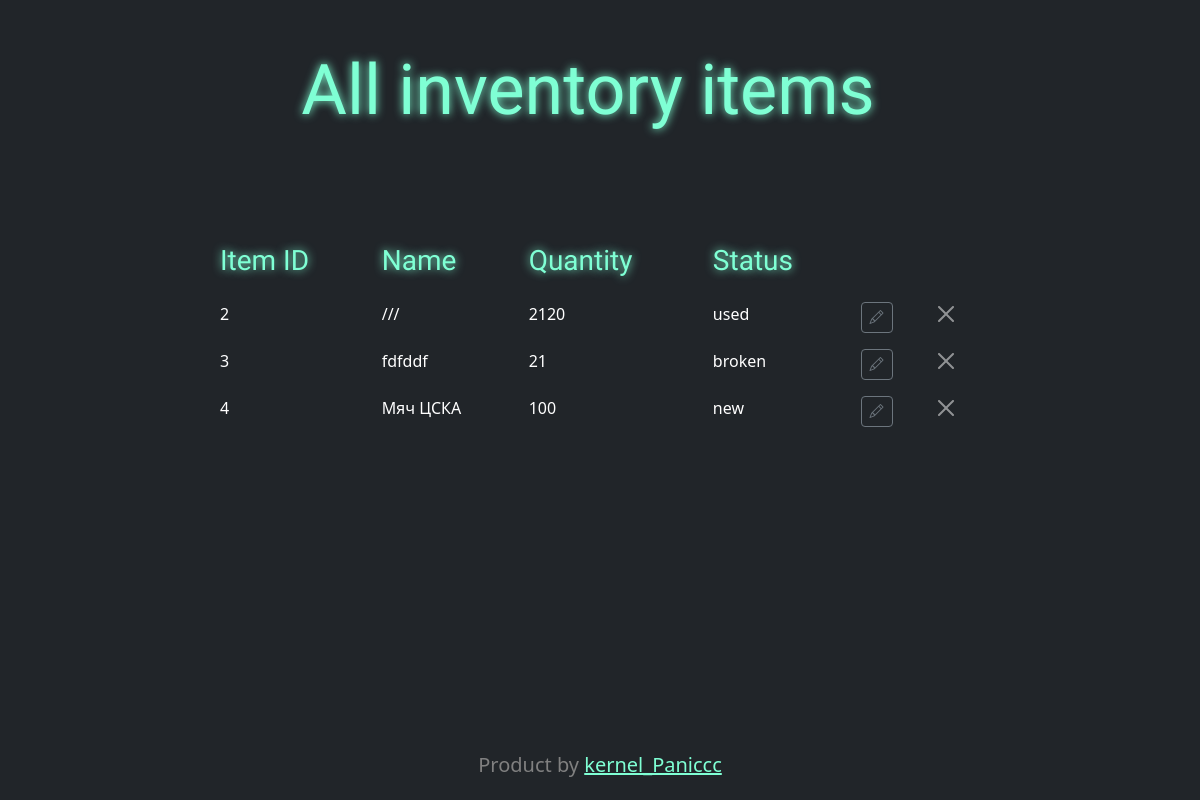
The page /admin/all_item (signed in) on the database as committed earlier.
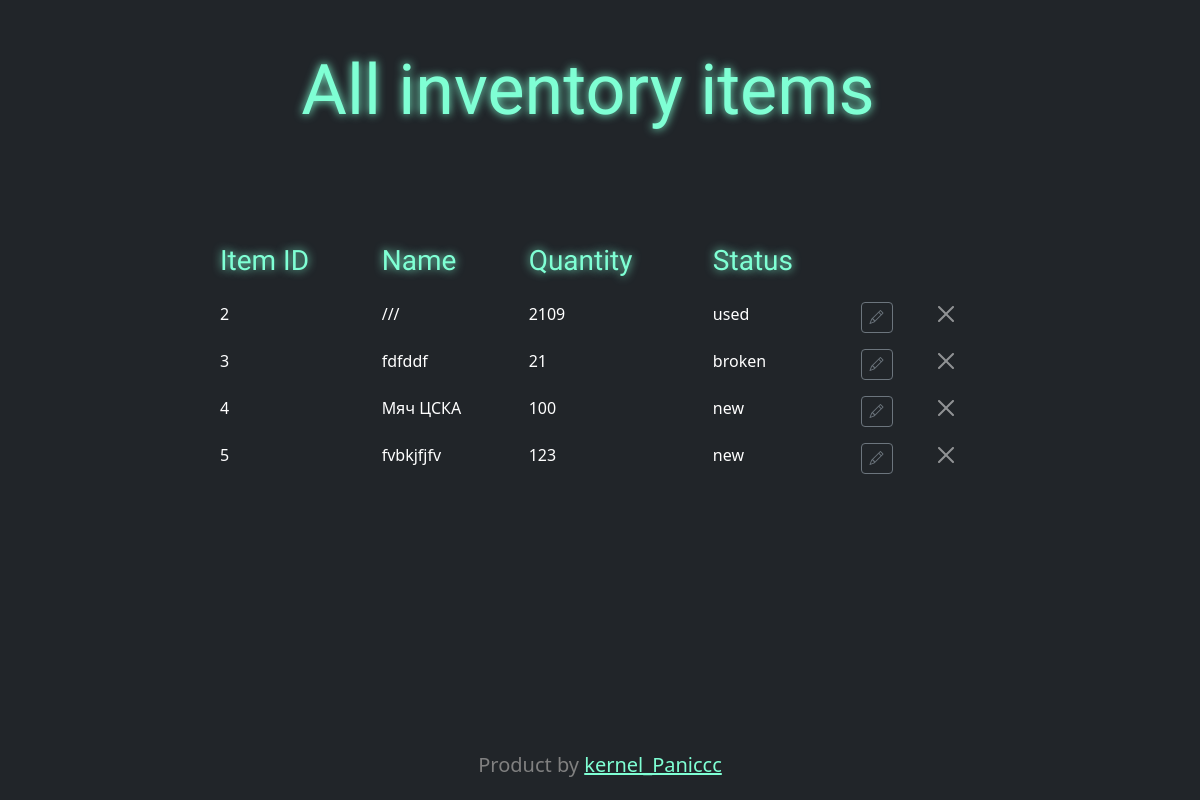
The same page on the database as committed later.
### src/models.py (models this page shows, shortened)
class InventoryItem(db.Model):
    id = db.Column(db.Integer, primary_key=True)
    name = db.Column(db.String(128), nullable=False)
    quantity = db.Column(db.Integer, nullable=False)
    status = db.Column(db.String(50), nullable=False)  # 'new', 'used', 'broken'
    user_id = db.Column(db.Integer, db.ForeignKey('user.id'), default=0)
    user = db.relationship('User', backref='inventory_items')

### src/admin_routers.py (the view)
@app.route('/admin/all_item', methods=['GET', 'POST'])
@login_required
@admin_required
def all_inventory_item():
    items = InventoryItem.query.all()
    return render_template('all_items.html', items=items)

### src/models.py (called while the page is built)
def admin_required(f):
    @wraps(f)
    def decorated_function(*args, **kwargs):
        if not current_user.is_admin():
            flash("У вас нет доступа к этой странице.", category='error')
            return redirect('/')
        return f(*args, **kwargs)
    return decorated_function

@manager.user_loader
def load_user(user_id):
    return User.query.get(user_id)

    def is_admin(self):
        return self.role == 'admin'

### src/templates/all_items.html (shortened to what this page needs)
{% extends 'base.html' %}
{% block content %}
<div class="container-fluid text-center">
    <div class="row align-items-start">
        <div class="row gy-4">
            <h1 style="font-size: 70px" class="main_text">All inventory items</h1>
        </div>
    </div>
</div>
<div class="container-fluid mt-5">
    <div class="row justify-content-center">
        <div class="col-8">
            <br><br>
            <table class="table table-borderless">
                <thead>
                    <tr>
                        <th class="main_text" style="color: aquamarine" scope="col"><h3>Item ID</h3></th>
                        <th class="main_text" style="color: aquamarine" scope="col"><h3>Name</h3></th>
                        <th class="main_text" style="color: aquamarine" scope="col"><h3>Quantity</h3></th>
                        <th class="main_text" style="color: aquamarine" scope="col"><h3>Status</h3></th>
                    </tr>
                </thead>
                <tbody>
                    {% for item in items %}
                    <tr>
                        <td>{{ item.id }}</td>
                        <td>{{ item.name }}</td>
                        <td>{{ item.quantity }}</td>
                        <td>{{ item.status }}</td>
                        <td>
                             <button  type="button" class="btn btn-outline-secondary btn-sm" data-toggle="modal" data-target="#editModal{{ item.id }}">
                                <i class="bi bi-pencil"></i>
                            </button>
                        </td>
                        <td>
                            <a type="button" class="btn-close" aria-label="Close" href="{{ url_for('delited', item_id=item.id) }}"></a>
                        </td>
                    </tr>
                    {% endfor %}
                </tbody>
            </table>
        </div>
    </div>
</div>
{% endblock %}

Rows that differ between the two databases and show on the page:
changed InventoryItem "used": quantity "2120" → "2109"
added InventoryItem: id "5", name "fvbkjfjfv", quantity "123", status "new"
